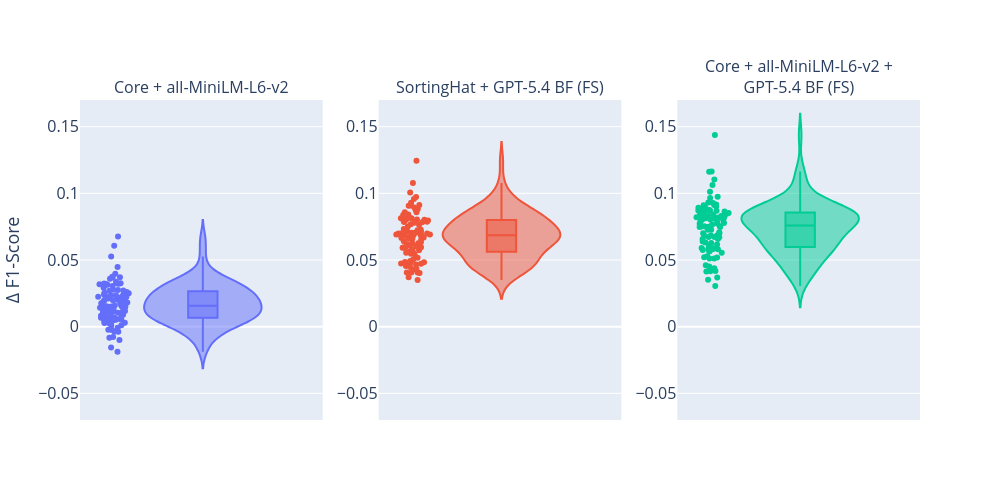

Here is the notebook cell this chart was saved with:
### Code cell
import plotly.graph_objects as go
from plotly.subplots import make_subplots

# ----------------------------
# Select datasets
# ----------------------------
df_base_bigram = ag_results.loc[
    ag_results['Feature Set'] == "Core Features + Bi-grams"
].reset_index(drop=True)

df_base_embedding = ag_results.loc[
    ag_results['Feature Set'] == "Core Features + all-MiniLM-L6-v2 embeddings"
].reset_index(drop=True)

df_base_bigram_gpt = ag_results.loc[
    ag_results['Feature Set'] == "Core Features + Bi-grams + GPT-5.4 Binary Features (Few-shot)"
].reset_index(drop=True)

df_base_embedding_gpt = ag_results.loc[
    ag_results['Feature Set'] == "Core Features + all-MiniLM-L6-v2 embeddings + GPT-5.4 Binary Features (Few-shot)"
].reset_index(drop=True)

# ----------------------------
# Compute differences
# ----------------------------
diff_bigram_gpt = df_base_bigram_gpt['F1-Score (Test)'].values - df_base_bigram['F1-Score (Test)'].values
diff_embedding = df_base_embedding['F1-Score (Test)'].values - df_base_bigram['F1-Score (Test)'].values
diff_bigram_to_embedding_gpt = df_base_embedding_gpt['F1-Score (Test)'].values - df_base_bigram['F1-Score (Test)'].values

# ----------------------------
# Create subplots (KEEP TITLES)
# ----------------------------
fig = make_subplots(
    rows=1, cols=3,
    subplot_titles=(
        "Core +" + " all-MiniLM-L6-v2",
        "SortingHat + " + "GPT-5.4 BF (FS)",
        "Core +" + " all-MiniLM-L6-v2 +" + "<br>" + "GPT-5.4 BF (FS)",
    )
)

# ----------------------------
# Add traces
# ----------------------------
fig.add_trace(
    go.Violin(y=diff_embedding, box_visible=True, points='all',
              name="Core+Embedding vs Core+Bi-gram"),
    row=1, col=1
)

fig.add_trace(
    go.Violin(y=diff_bigram_gpt, box_visible=True, points='all',
              name="Core+Bi-gram+GPT vs Core+Bi-gram"),
    row=1, col=2
)

fig.add_trace(
    go.Violin(y=diff_bigram_to_embedding_gpt, box_visible=True, points='all',
              name="Core+Embedding+GPT vs Core+Bi-gram"),
    row=1, col=3
)

# ----------------------------
# Layout
# ----------------------------
fig.update_layout(
    width=1000,
    height=500,
    showlegend=False,
    font=dict(size=16)
)

# ----------------------------
# Y-AXES (ONLY LEFT HAS LABEL)
# ----------------------------
fig.update_yaxes(
    title_text="Δ F1-Score",
    title_font=dict(size=18),
    row=1, col=1
)

fig.update_yaxes(
    title_text=None,
    row=1, col=2
)

fig.update_yaxes(
    title_text=None,
    row=1, col=3
)

# ----------------------------
# REMOVE X LABELS ON SUBPLOTS
# ----------------------------
for i in range(1, 4):
    fig.update_xaxes(showticklabels=False, row=1, col=i)

# ----------------------------
# UNIFORM Y-AXIS RANGE
# ----------------------------
for i in range(1, 4):
    fig.update_yaxes(row=1, col=i, range=[-0.07, 0.17])

# ----------------------------
# GLOBAL X-AXIS TITLE
# ----------------------------
fig.add_annotation(
    # text="Performance Difference Between Feature Set 1 and Feature Set 2<br>(Across 100 Splits)",
    text="",
    x=0.5,
    y=-0.15,
    xref="paper",
    yref="paper",
    showarrow=False,
    font=dict(size=24)
)

# # Save figure as PDF
# fig.update_layout(
#     width=1000,
#     height=450,
#     margin=dict(l=40, r=40, t=90, b=50)  # important
# )

# fig.write_image(
#     "figures/violin_differences.pdf",
#     format="pdf",
#     engine="kaleido",
#     scale=2  # avoid oversizing
# )

# ----------------------------
# SHOW
# ----------------------------
fig.show()

### Figure 1 — Plotly figure (JSON) as saved in the notebook; plotly's stock layout.template omitted (floating-point values rounded to 4 significant figures)
{"data": [{"box": {"visible": true}, "name": "Core+Embedding vs Core+Bi-gram", "points": "all", "type": "violin", "xaxis": "x", "y": [-0.008287, -0.01001, 0.00824, 0.005016, 0.01538, 0.007008, 0.006691, 0.03684, 0.02032, -0.002482, -0.003124, 0.002924, 0.01758, 0.02913, 0.01166, 0.005443, 0.01267, 0.0323, -0.01873, 0.03195, 0.004359, 0.01018, 0.02353, 0.01047, 0.03708, 0.006403, 0.002815, 0.01915, 0.0149, -0.007822, 0.0133, 0.01045, 0.05256, 0.006599, 0.0008516, -0.002325, 0.03236, 0.01209, 0.01109, 0.02757, 0.02372, 0.01946, 0.02605, 0.0322, 0.002832, 0.02345, 0.02777, -0.003893, 0.005446, 0.02339, 0.03149, 0.0153, 0.01506, 0.02189, 0.02243, 0.03259, 0.01522, 0.02698, 0.0317, 0.01053, 0.02552, 0.007765, 0.0224, 0.01986, 0.04469, 0.01468, 0.02146, 0.01271, 0.006876, 0.02505, -0.0008583, 0.02132, 0.02109, -0.01557, 0.004731, 0.0319, 0.003517, 0.01147, 0.008998, 0.06075, 0.0305, 0.01819, 0.0182, 0.001008, 0.009995, 0.03592, -0.003872, 0.03367, 0.0305, 0.01593, 0.0676, 0.01414, 0.006764, 0.03973, 0.02717, 0.02413, 0.01654, 0.01913, 0.02294, 0.0375], "yaxis": "y"}, {"box": {"visible": true}, "name": "Core+Bi-gram+GPT vs Core+Bi-gram", "points": "all", "type": "violin", "xaxis": "x2", "y": [0.05677, 0.06659, 0.06933, 0.05544, 0.07206, 0.05035, 0.0812, 0.06916, 0.04927, 0.04069, 0.06795, 0.04293, 0.08017, 0.07823, 0.06821, 0.06903, 0.05543, 0.06835, 0.04738, 0.07046, 0.05722, 0.06603, 0.09286, 0.04063, 0.06265, 0.06981, 0.0804, 0.04467, 0.04067, 0.04693, 0.08199, 0.07853, 0.0814, 0.06647, 0.05908, 0.04831, 0.08136, 0.06683, 0.08415, 0.06859, 0.07968, 0.07138, 0.09085, 0.06716, 0.0787, 0.0972, 0.05174, 0.03506, 0.05472, 0.08346, 0.09574, 0.04781, 0.05425, 0.05937, 0.07798, 0.0466, 0.05927, 0.06889, 0.07224, 0.0764, 0.08829, 0.04713, 0.04855, 0.06323, 0.08342, 0.07281, 0.0596, 0.04022, 0.064, 0.0659, 0.05923, 0.08933, 0.0791, 0.08582, 0.08772, 0.09062, 0.07121, 0.08017, 0.03711, 0.1244, 0.09125, 0.0732, 0.1005, 0.0698, 0.04552, 0.06089, 0.06022, 0.04852, 0.07011, 0.06548, 0.1077, 0.07036, 0.08584, 0.07504, 0.08384, 0.0434, 0.05808, 0.07677, 0.0619, 0.0626], "yaxis": "y2"}, {"box": {"visible": true}, "name": "Core+Embedding+GPT vs Core+Bi-gram", "points": "all", "type": "violin", "xaxis": "x3", "y": [0.05185, 0.06732, 0.05774, 0.06156, 0.0893, 0.05907, 0.08712, 0.08456, 0.0528, 0.05853, 0.06381, 0.04156, 0.08718, 0.08211, 0.08333, 0.07861, 0.0581, 0.07472, 0.03052, 0.07273, 0.05643, 0.06048, 0.1012, 0.04611, 0.08123, 0.08759, 0.08834, 0.04324, 0.0512, 0.04382, 0.07471, 0.08194, 0.08921, 0.0684, 0.07519, 0.04147, 0.08605, 0.07, 0.1063, 0.08457, 0.07723, 0.07783, 0.08297, 0.07644, 0.09129, 0.09103, 0.03511, 0.04507, 0.06724, 0.07999, 0.1161, 0.06835, 0.05889, 0.05104, 0.09159, 0.08701, 0.0853, 0.07526, 0.08284, 0.07078, 0.08754, 0.05787, 0.07521, 0.08174, 0.09312, 0.08629, 0.05743, 0.03679, 0.06707, 0.08789, 0.0555, 0.0842, 0.09274, 0.07497, 0.08037, 0.1103, 0.07271, 0.07726, 0.05197, 0.1437, 0.09036, 0.06823, 0.0975, 0.07881, 0.05909, 0.07002, 0.0627, 0.0851, 0.08426, 0.06306, 0.1164, 0.07483, 0.08181, 0.08148, 0.09657, 0.04166, 0.06584, 0.06582, 0.08111, 0.08028], "yaxis": "y3"}], "layout": {"annotations": [{"font": {"size": 16}, "showarrow": false, "text": "Core + all-MiniLM-L6-v2", "x": 0.1444, "xanchor": "center", "xref": "paper", "y": 1, "yanchor": "bottom", "yref": "paper"}, {"font": {"size": 16}, "showarrow": false, "text": "SortingHat + GPT-5.4 BF (FS)", "x": 0.5, "xanchor": "center", "xref": "paper", "y": 1, "yanchor": "bottom", "yref": "paper"}, {"font": {"size": 16}, "showarrow": false, "text": "Core + all-MiniLM-L6-v2 +<br>GPT-5.4 BF (FS)", "x": 0.8556, "xanchor": "center", "xref": "paper", "y": 1, "yanchor": "bottom", "yref": "paper"}, {"font": {"size": 24}, "showarrow": false, "text": "", "x": 0.5, "xref": "paper", "y": -0.15, "yref": "paper"}], "font": {"size": 16}, "height": 500, "showlegend": false, "width": 1000, "xaxis": {"anchor": "y", "domain": [0, 0.2889], "showticklabels": false}, "xaxis2": {"anchor": "y2", "domain": [0.3556, 0.6444], "showticklabels": false}, "xaxis3": {"anchor": "y3", "domain": [0.7111, 1], "showticklabels": false}, "yaxis": {"anchor": "x", "domain": [0, 1], "range": [-0.07, 0.17], "title": {"font": {"size": 18}, "text": "Δ F1-Score"}}, "yaxis2": {"anchor": "x2", "domain": [0, 1], "range": [-0.07, 0.17]}, "yaxis3": {"anchor": "x3", "domain": [0, 1], "range": [-0.07, 0.17]}}}
